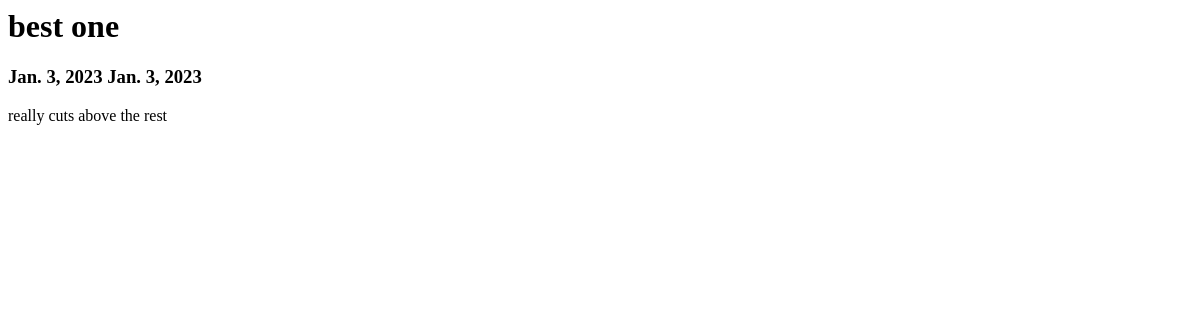
The page /blog/10/ on the database as committed earlier.
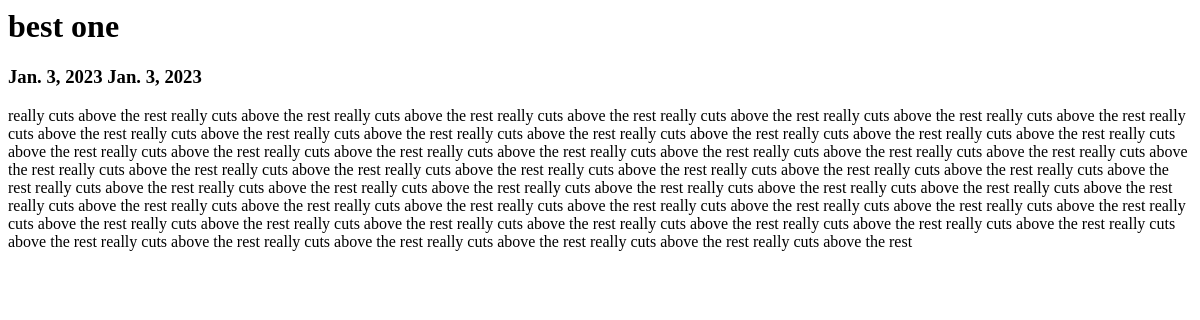
The same page on the database as committed later.
### blog/models.py (models this page shows, shortened)
class Blog(models.Model):
    title = models.CharField(max_length=100)
    date = models.DateField(auto_now_add=True)
    time = models.TimeField(auto_now_add=True)
    text = models.TextField()

### blog/views.py (the view)
# urls.py: path("<int:blog_id>/", views.detail, name="detail"),
def detail(request, blog_id):
    blog = get_object_or_404(Blog, pk=blog_id)
    return render(request, "blog/detail.html", {"blog": blog})

### blog/templates/blog/detail.html
<h1>{{ blog.title }}</h1>
<h3>{{ blog.date }} {{ blog.date }}</h3>
<p>{{ blog.text }}</p>

Rows that differ between the two databases and show on the page:
changed Blog "best one": text "really cuts above the rest" → "really cuts above the rest really cuts above the rest really cuts above the rest really cuts above the rest really cuts above the rest really cuts above the rest really cuts above the rest really cuts above the rest really cuts above the rest really cuts above the rest really cuts above the rest really cuts above the rest really cuts above the rest really cuts above the rest really cuts above the rest really cuts above the rest really cuts above the rest really cuts above the rest really cuts above the rest really cuts above the rest really cuts above the rest really cuts above the rest really cuts above the rest really cuts above the rest really cuts above the rest really cuts above the…"
